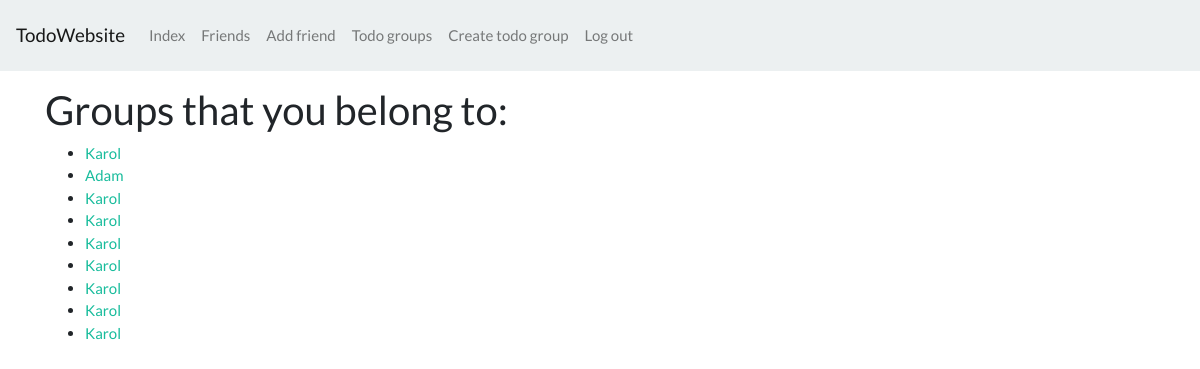
Page /home/todo/ (signed in) on the earlier database version.
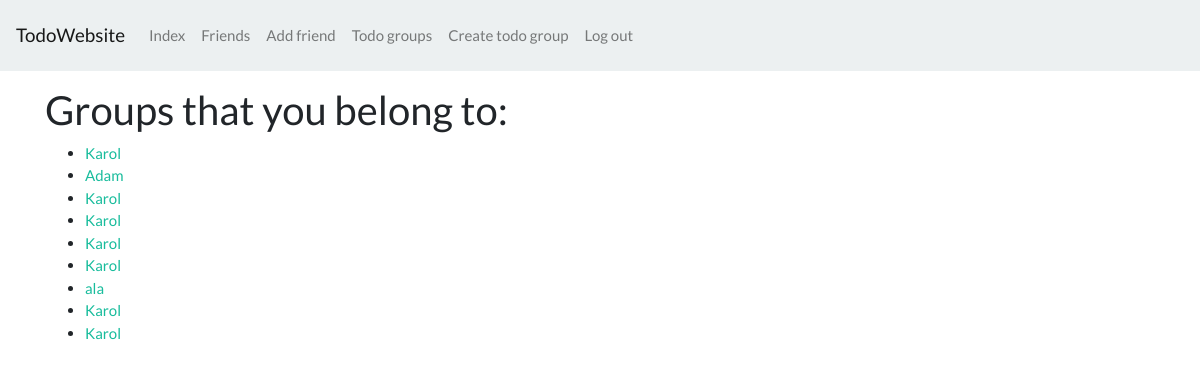
Same page on the later database version.
### todo/models.py (models this page shows, shortened)
class TodoGroup(models.Model):
    name = models.CharField(max_length=255)
    photo = models.ImageField(upload_to=get_group_photo_path)
    slug = models.SlugField(unique=True, blank=True)
    members = models.ManyToManyField(User)
    creator = models.ForeignKey(User, on_delete=models.CASCADE, related_name='user_creator', null=True, blank=True)
    created = models.DateField(auto_now_add=True)
    def get_absolute_url(self):
        return reverse('todo:single_group', kwargs={'slug': self.slug})
    class Meta:
        ordering = ('-created',)

### todo/views.py (the view)
# urls.py: path('', index, name='index'),
@login_required
def index(request):
    groups = TodoGroup.objects.filter(members__id=request.user.id).all()
    return render(request, 'todo/index.html', {'groups': groups})

### templates/todo/index.html (shortened to what this page needs)
{% extends 'base.html' %}
{% block container %}
    <div>
        <h2>Groups that you belong to:</h2>
        <ul>
            {% for group in groups %}
                <li><a href="{{ group.get_absolute_url }}">{{ group.name }}</a></li>
            {% endfor %}
        </ul>
    </div>
{% endblock %}

Differences in the rows shown:
changed TodoGroup: name "Karol" → "ala"
